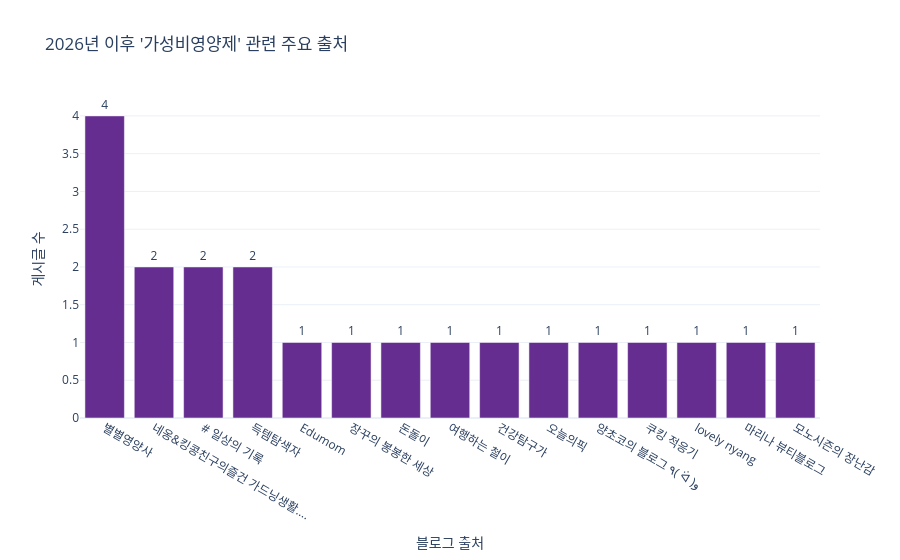

Here is the notebook cell this chart was saved with:
### Code cell
import os
import sys
import urllib.request
import json
import pandas as pd
import plotly.express as px

# 1. 네이버 개발자 센터에서 발급받은 키 입력
client_id = "iQYuA4jIAZWE78ZCH4p9" 
client_secret = "7MP3lY3dzz"
keyword = "가성비영양제"

# 2. 네이버 블로그 검색 API 호출
encText = urllib.parse.quote(keyword)
url = f"https://openapi.naver.com/v1/search/blog?query={encText}&display=100"

request = urllib.request.Request(url)
request.add_header("X-Naver-Client-Id", client_id)
request.add_header("X-Naver-Client-Secret", client_secret)

try:
    response = urllib.request.urlopen(request)
    if response.getcode() == 200:
        data = json.loads(response.read().decode('utf-8'))
        total_items = data['total']
        print(f"네이버 검색 결과 총 건수: {total_items:,}건")
        
        # 3. 데이터프레임 변환 및 날짜 보정
        df = pd.DataFrame(data['items'])
        df['postdate'] = df['postdate'].astype(str)
        df['postdate'] = pd.to_datetime(df['postdate'], format='%Y%m%d', errors='coerce')
        
        # 2026년 1월 1일 이후 데이터 필터링
        df_filtered = df[df['postdate'] >= '2026-01-01'].copy()
        print(f"최근 수집된 100개 중 2026년 이후 작성된 글: {len(df_filtered)}건")
        
        # 4. 시각화 데이터 가공 및 그래프 출력
        if not df_filtered.empty:
            df_count = df_filtered['bloggername'].value_counts().reset_index()
            df_count.columns = ['블로그 출처', '게시글 수']
            
            fig = px.bar(df_count.head(15), x='블로그 출처', y='게시글 수', 
                         title=f"2026년 이후 '{keyword}' 관련 주요 출처", 
                         text='게시글 수', template='plotly_white', 
                         color_discrete_sequence=['#652D90'])
            
            # [수정 완료] 'outer'에서 'outside'로 변경하여 에러를 해결했습니다.
            fig.update_traces(textposition='outside')
            
            fig.show()
        else:
            print("2026년 이후에 발행된 글이 수집 범위 내에 없습니다.")
    else:
        print("API 요청 실패 코드:", response.getcode())
except Exception as e:
    print(f"에러 발생: {e}")

### Figure 1 — Plotly figure (JSON) as saved in the notebook; plotly's stock layout.template omitted (floating-point values rounded to 4 significant figures)
{"data": [{"hovertemplate": "블로그 출처=%{x}<br>게시글 수=%{text}<extra></extra>", "legendgroup": "", "marker": {"color": "#652D90", "pattern": {"shape": ""}}, "name": "", "orientation": "v", "showlegend": false, "text": [4.0, 2.0, 2.0, 2.0, 1.0, 1.0, 1.0, 1.0, 1.0, 1.0, 1.0, 1.0, 1.0, 1.0, 1.0], "textposition": "outside", "type": "bar", "x": ["별별영양사", "네옹&킹콩친구의즐건 가드닝생활....", "# 일상의 기록", "득템탐색자", "Edumom", "장꾸의 봉봉한 세상", "돈돌이", "여행하는 철이", "건강탐구가", "오늘의픽", "양초코의 블로그 ٩( ᐛ )و", "쿠킹 적응기", "lovely nyang", "마리나 뷰티블로그", "모노시즌의 장난감"], "xaxis": "x", "y": [4, 2, 2, 2, 1, 1, 1, 1, 1, 1, 1, 1, 1, 1, 1], "yaxis": "y"}], "layout": {"barmode": "relative", "legend": {"tracegroupgap": 0}, "title": {"text": "2026년 이후 '가성비영양제' 관련 주요 출처"}, "xaxis": {"anchor": "y", "domain": [0, 1], "title": {"text": "블로그 출처"}}, "yaxis": {"anchor": "x", "domain": [0, 1], "title": {"text": "게시글 수"}}}}
